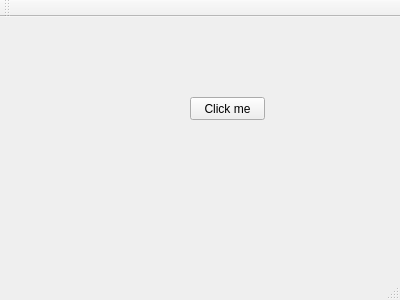
<?xml version="1.0" encoding="UTF-8"?>
<ui version="4.0">
 <class>MainWindow</class>
 <widget class="QMainWindow" name="MainWindow">
  <property name="geometry">
   <rect>
    <x>0</x>
    <y>0</y>
    <width>400</width>
    <height>300</height>
   </rect>
  </property>
  <property name="windowTitle">
   <string>MainWindow</string>
  </property>
  <widget class="QWidget" name="centralWidget">
   <widget class="QPushButton" name="pushButton">
    <property name="geometry">
     <rect>
      <x>190</x>
      <y>80</y>
      <width>75</width>
      <height>23</height>
     </rect>
    </property>
    <property name="text">
     <string>Click me</string>
    </property>
   </widget>
  </widget>
  <widget class="QMenuBar" name="menuBar">
   <property name="geometry">
    <rect>
     <x>0</x>
     <y>0</y>
     <width>400</width>
     <height>21</height>
    </rect>
   </property>
  </widget>
  <widget class="QToolBar" name="mainToolBar">
   <attribute name="toolBarArea">
    <enum>TopToolBarArea</enum>
   </attribute>
   <attribute name="toolBarBreak">
    <bool>false</bool>
   </attribute>
  </widget>
  <widget class="QStatusBar" name="statusBar"/>
 </widget>
 <layoutdefault spacing="6" margin="11"/>
 <resources/>
 <connections/>
</ui>
